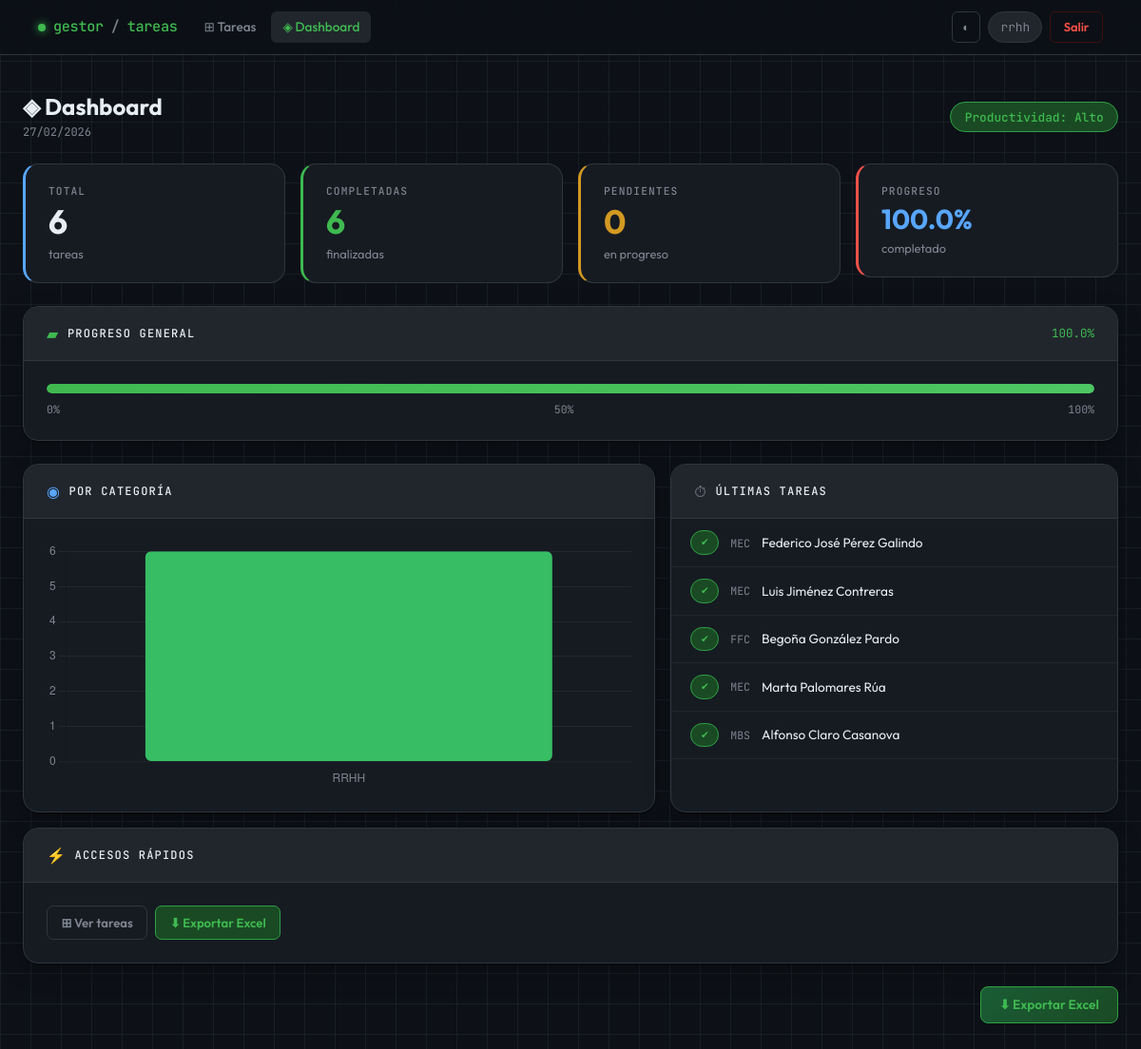
The app's page /dashboard (signed in), older data.
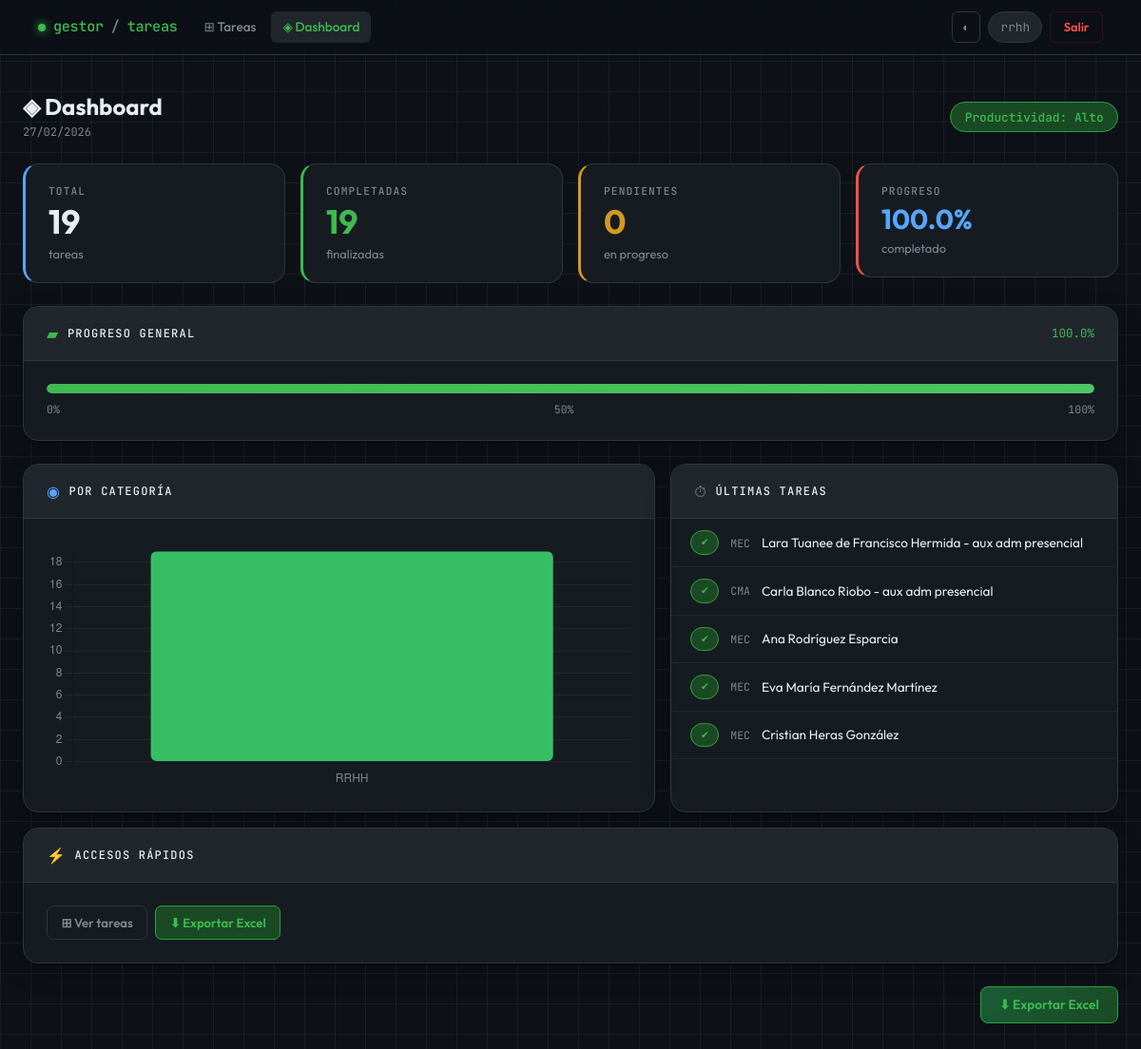
The same page, newer data.
### tables this page shows
CREATE TABLE tareas (
            id INTEGER PRIMARY KEY AUTOINCREMENT,
            descripcion TEXT NOT NULL,
            categoria TEXT,
            fecha TEXT,
            completada INTEGER DEFAULT 0,
            codigo TEXT,
            usuario_id INTEGER,
            FOREIGN KEY (usuario_id) REFERENCES usuarios(id)
        );

### app_web.py (the view)
@app.route("/dashboard")
@login_required
def dashboard():
    user_id = session.get("user_id")
    es_admin = session.get("es_admin")
    conn = get_connection()
    cursor = conn.cursor()
    if es_admin == 1:
        filtro = ""
        params = ()
    else:
        filtro = "WHERE usuario_id = ?"
        params = (user_id,)
    cursor.execute(f"""
        SELECT
            COUNT(*) as total,
            SUM(CASE WHEN completada = 1 THEN 1 ELSE 0 END) as completadas
        FROM tareas
        {filtro}
    """, params)
    stats = cursor.fetchone()
    total = stats["total"] or 0
    completadas = stats["completadas"] or 0
    pendientes = total - completadas
    porcentaje = round((completadas / total) * 100, 1) if total > 0 else 0
    if porcentaje > 70:
        nivel, color_nivel = "Alto", "success"
    elif porcentaje > 40:
        nivel, color_nivel = "Medio", "warning"
    else:
        nivel, color_nivel = "Bajo", "danger"
    cursor.execute(f"""
        SELECT * FROM tareas
        {filtro}
        ORDER BY id DESC
        LIMIT 5
    """, params)
    ultimas_tareas = cursor.fetchall()
    cursor.execute(f"""
        SELECT categoria, COUNT(*) as cantidad
        FROM tareas
        {filtro}
        GROUP BY categoria
        ORDER BY cantidad DESC
    """, params)
    datos_categorias = cursor.fetchall()
    categorias = [fila["categoria"] if fila["categoria"] else "General" for fila in datos_categorias]
    cantidades = [fila["cantidad"] for fila in datos_categorias]
    fecha_actual = datetime.now().strftime("%d/%m/%Y")
    conn.close()
    return render_template("dashboard.html",
                           total=total,
                           completadas=completadas,
                           pendientes=pendientes,
                           porcentaje=porcentaje,
                           nivel=nivel,
                           color_nivel=color_nivel,
                           fecha_actual=fecha_actual,
                           ultimas_tareas=ultimas_tareas,
                           categorias=categorias,
                           cantidades=cantidades)

### app_web.py (called while the page is built)
def get_connection():
    conn = sqlite3.connect(DB_NAME)
    conn.row_factory = sqlite3.Row
    return conn

def login_required(f):
    @wraps(f)
    def decorated_function(*args, **kwargs):
        if "user_id" not in session:
            return redirect(url_for("login"))
        return f(*args, **kwargs)
    return decorated_function

### templates/dashboard.html (shortened to what the changed rows need)
{% extends "base.html" %}
{% block content %}
<div class="row g-3 mb-4">
  <div class="col-6 col-md-3">
    <div class="stat-card blue">
      <div class="stat-label">Total</div>
      <div class="stat-value">{{ total }}</div>
      <div style="font-size:.8rem; color:var(--text-muted);">tareas</div>
    </div>
  </div>
  <div class="col-6 col-md-3">
    <div class="stat-card green">
      <div class="stat-label">Completadas</div>
      <div class="stat-value" style="color:var(--accent);">{{ completadas }}</div>
      <div style="font-size:.8rem; color:var(--text-muted);">finalizadas</div>
    </div>
  </div>
</div>
<div class="row g-3">
  <div class="col-lg-7">
    <div class="gcard h-100">
      <div class="gcard-body">
        <canvas id="chartCat" style="max-height:260px;"></canvas>
      </div>
    </div>
  </div>
  <div class="col-lg-5">
    <div class="gcard h-100">
      <div class="gcard-body p-0">
        <ul style="list-style:none; margin:0; padding:0;">
          {% for t in ultimas_tareas %}
          <li style="display:flex; align-items:center; gap:.75rem;
                     padding:.75rem 1.25rem; border-bottom:1px solid var(--border-soft);">
            {% if t[4]==1 %}
              <span class="badge-g badge-done" style="flex-shrink:0; font-size:.65rem;">✔</span>
            {% else %}
              <span class="badge-g badge-pending" style="flex-shrink:0; font-size:.65rem;">●</span>
            {% endif %}
            <span style="font-family:var(--mono); font-size:.72rem; color:var(--text-muted); flex-shrink:0;">
              {{ t[5] if t[5] else '—' }}
            </span>
            <span style="font-size:.85rem; overflow:hidden; text-overflow:ellipsis; white-space:nowrap;">
              {{ t[1] }}
            </span>
          </li>
          {% else %}
          <li style="padding:2rem; text-align:center; color:var(--text-muted); font-size:.85rem;">
            Sin tareas recientes.
          </li>
          {% endfor %}
        </ul>
      </div>
    </div>
  </div>
</div>
{% endblock %}
{% block scripts %}
<script>
  const cats  = {{ categorias | tojson }};
  const cnts  = {{ cantidades | tojson }};
  const isLight = document.body.classList.contains('light');
  const gridColor = isLight ? 'rgba(0,0,0,.08)' : 'rgba(255,255,255,.06)';
  const textColor = isLight ? '#636c76' : '#7d8590';
  new Chart(document.getElementById('chartCat'), {
    type: 'bar',
    data: {
      labels: cats,
      datasets: [{
        label: 'Tareas',
        data: cnts,
        backgroundColor: cats.map((_,i)=>`hsl(${140 + i*28},55%,${isLight?38:48}%)`),
        borderRadius: 6,
        borderSkipped: false,
      }]
    },
    options: {
      responsive: true,
      plugins: {
        legend: { display: false },
        tooltip: {
          backgroundColor: '#161b22',
          borderColor: '#30363d',
          borderWidth: 1,
          titleColor: '#e6edf3',
          bodyColor: '#7d8590',
        }
      },
      scales: {
        y: {
          beginAtZero: true,
          ticks: { color: textColor, stepSize: 1 },
          grid: { color: gridColor },
        },
        x: {
          ticks: { color: textColor },
          grid: { display: false },
        }
      }
    }
  });
</script>
{% endblock %}

Row changes from the older to the newer data that the page shows:
no longer on this page (row unchanged): tareas: codigo "MEC", descripcion "Federico José Pérez Galindo"
no longer on this page (row unchanged): tareas: codigo "MEC", descripcion "Luis Jiménez Contreras"
no longer on this page (row unchanged): tareas: codigo "FFC", descripcion "Begoña González Pardo"
no longer on this page (row unchanged): tareas: codigo "MEC", descripcion "Marta Palomares Rúa"
no longer on this page (row unchanged): tareas: codigo "MBS", descripcion "Alfonso Claro Casanova"
added tareas: codigo "MEC", descripcion "Lara Tuanee de Francisco Hermida - aux adm presencial"
added tareas: codigo "CMA", descripcion "Carla Blanco Riobo - aux adm presencial"
added tareas: codigo "MEC", descripcion "Ana Rodríguez Esparcia"
added tareas: codigo "MEC", descripcion "Eva María Fernández Martínez"
added tareas: codigo "MEC", descripcion "Cristian Heras González"
Text that changed along with them:
{{ total }}: "6" → "19"
{{ completadas }}: "6" → "19"
chart data {{ cantidades | tojson }}: [6] → [19]
